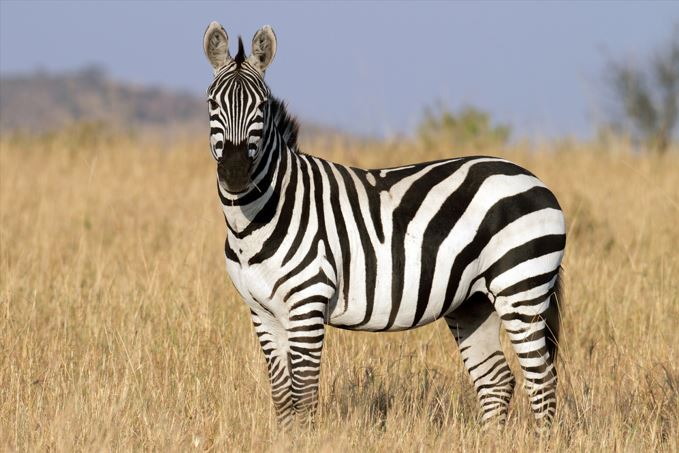
#> input picture images/zebra.jpg, 679 x 453 px
$ python MeanBlurrEdgeDetection.py
#> lines starting #> are read from the running program, lines starting #| are printed output that depends on the picture; after the words box and inside, x2 and y2 are one past the last pixel; in counts of white or black regions, pixels touching at a corner belong together
import cv2
import numpy as np
import os


def EdgeFilter(image, threshold=0.1):
    output = np.zeros_like(image)
    output[np.mean(image, axis=2) > threshold * 255] = (255, 255, 255)
    return output


def EdgeOverlay(image, edges, color=(0, 0, 255)):
    output = np.array(image, copy=True)
    if len(edges.shape) > 2:
        output[np.mean(edges, axis=2) > 0] = color
    else:
        output[edges > 0] = color
    return output


def LabelImage(image, label, color=(255, 255, 255)):
    output = np.array(image, copy=True)
    position = (10, 25)
    font = cv2.FONT_HERSHEY_SIMPLEX
    fontScale = 0.6
    thickness = 1
    return cv2.putText(
        output, label, position, font, fontScale, color, thickness, cv2.LINE_AA
    )


def LinearScaling(image):
    (h, w, c) = image.shape

    max = np.max(image, axis=(0, 1))
    min = np.min(image, axis=(0, 1))

    output = np.array(255 * ((image - min) / (max - min)), dtype="uint8")

    return output


def Difference(image1, image2):
    return np.array(abs(np.array(image1, dtype="int16") - image2), dtype="uint8")


def MeanBlur(image, kernelSize=5):
    (h, w, c) = image.shape
    output = np.zeros_like(image)

    kerRad = kernelSize // 2

    for i in range(0, h):
        for j in range(0, w):
            window = image[
                max(0, i - kerRad) : min(h, i + kerRad),
                max(0, j - kerRad) : min(w, j + kerRad),
            ]
            output[i][j] = np.mean(window, axis=(0, 1))
    return output


fileName = "zebra.jpg"

image = cv2.imread("images/" + fileName)
#> image is the input picture: shape (453, 679, 3); mean B, G, R 132.5, 152, 167.6
mean = MeanBlur(image, 5)

diff = Difference(image, mean)
scaled = LinearScaling(diff)
#> in LinearScaling, `max = np.max(image, axis=(0, 1))`: max = [130, 130, 128]
#> in LinearScaling, `min = np.min(image, axis=(0, 1))`: min = [0, 0, 0]

edgesLow = EdgeFilter(scaled, 0.15)
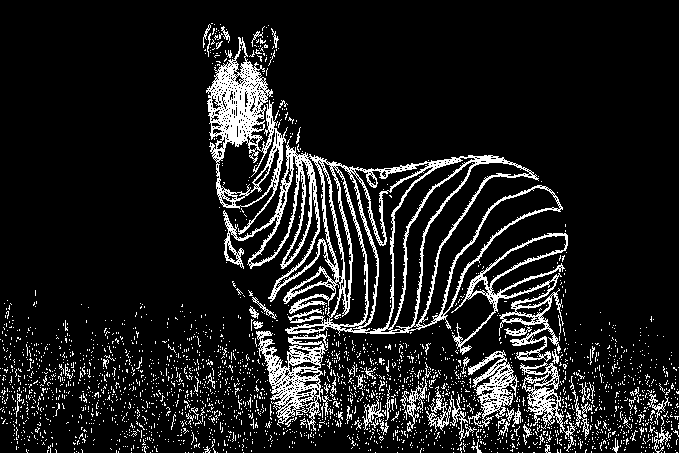
#> edgesLow: shape (453, 679, 3); 11.6% white in thin lines or dots
overlayLow = EdgeOverlay(image, edgesLow, color=(0, 0, 255))
#> in EdgeOverlay, `output[np.mean(edges, axis=2) > 0] = color`: output: shape (453, 679, 3); 11.64% of pixels changed, all inside (x1, y1, x2, y2) = (0, 23, 679, 453)

edgesHigh = EdgeFilter(scaled, 0.23)
#> edgesHigh: shape (453, 679, 3); 6.7% white in thin lines or dots
overlayHigh = EdgeOverlay(image, edgesHigh, color=(0, 255, 0))
#> in EdgeOverlay (call 2), `output[np.mean(edges, axis=2) > 0] = color`: output: shape (453, 679, 3); 6.69% of pixels changed, all inside (x1, y1, x2, y2) = (2, 26, 679, 453)

doubleBlurr = EdgeFilter(
    LinearScaling(Difference(MeanBlur(edgesHigh, 3), edgesHigh)), 0.63
)
#> call 2 of MeanBlur, with kernelSize = 3
#> after the loop in MeanBlur (call 2), `for i in range(0, h):`:
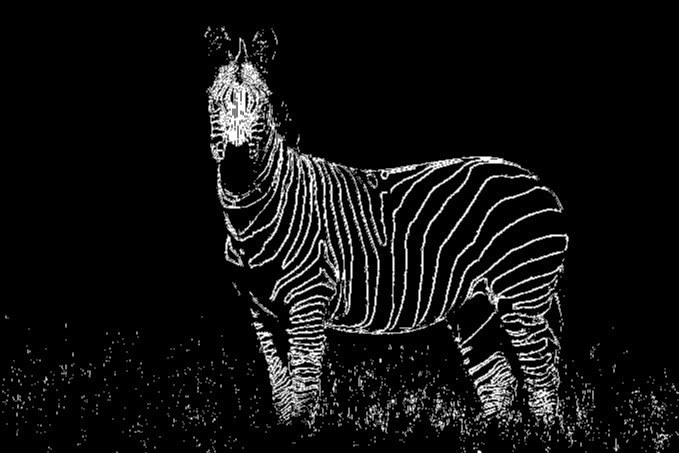
#> output: shape (453, 679, 3); min 0, max 255, mean 17
#> in Difference (call 2), `return np.array(abs(np.array(image1, dtype="int16") - image2), dtype="..`:
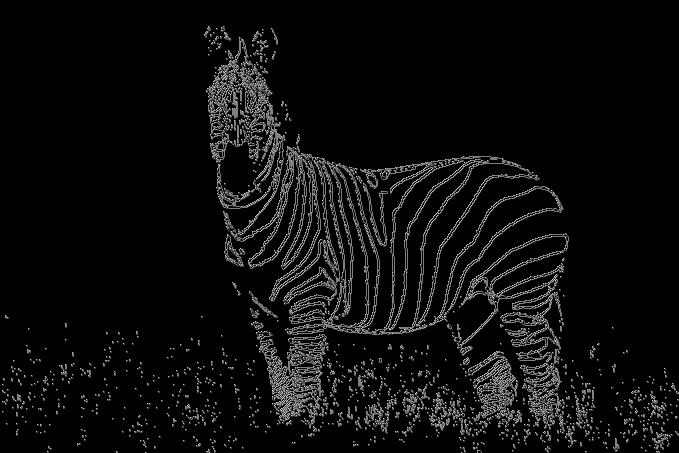
#> returned value: shape (453, 679, 3); min 0, max 192, mean 12.3
#> in EdgeFilter (call 3), `output = np.zeros_like(image)`: output: shape (453, 679, 3); every value is 0
doubleOverlay = EdgeOverlay(image, doubleBlurr, color=(0, 255, 0))

loss = edgesLow - doubleBlurr

stack = np.concatenate(
    (
        np.concatenate(
            (
                LabelImage(image, "Original"),
                LabelImage(mean, "Mean Blur"),
                LabelImage(diff, "Difference"),
            ),
            axis=1,
        ),
        np.concatenate(
            (
                LabelImage(scaled, "Linear Scaled Diff."),
                LabelImage(overlayLow, "Low Threshold Filtered Edge Overlay"),
                LabelImage(overlayHigh, "Higher Threshold Filtered Edge Overlay"),
            ),
            axis=1,
        ),
        np.concatenate(
            (
                LabelImage(doubleBlurr, "Double Blurr Noise Reduction"),
                LabelImage(doubleOverlay, "Double Blurr Overlay"),
                LabelImage(loss, "Edge Loss on Second Blurr (vs Low Threshold)"),
            ),
            axis=1,
        ),
    )
)
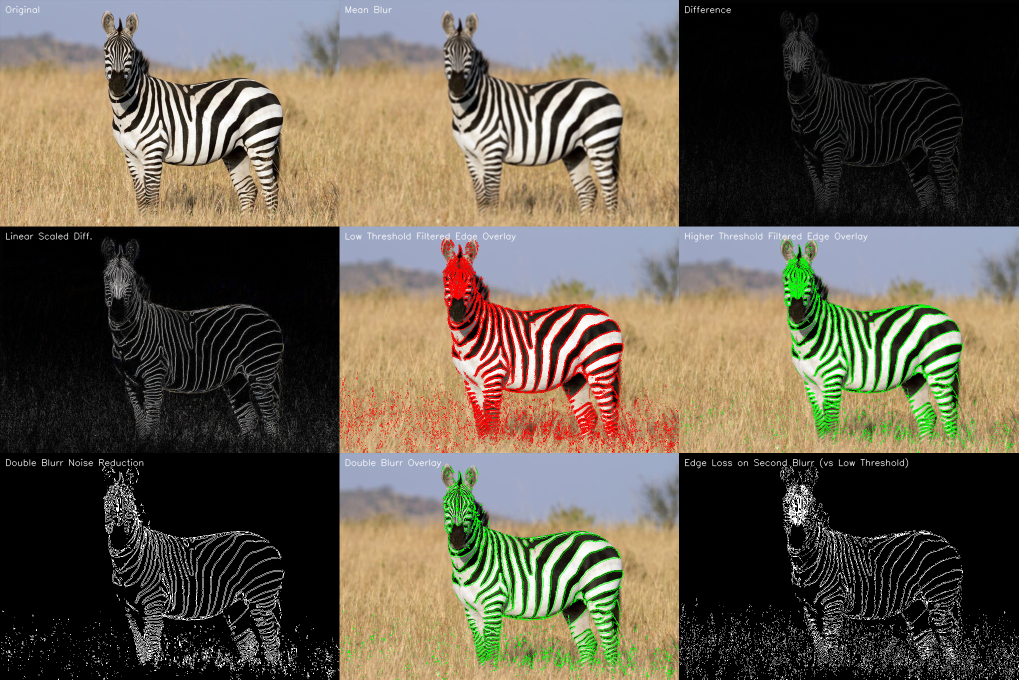
#> stack: shape (1359, 2037, 3) (shown at 1/2 size); mean B, G, R 77.3, 91.4, 99.2

cv2.imshow("Mean Blurr Edge Detection", stack)
cv2.waitKey(0)

cv2.destroyAllWindows()

cv2.imwrite("images/generated/Mean-" + fileName + "/", stack)

if not os.path.exists("images/generated/Mean-" + fileName):
    os.makedirs("images/generated/Mean-" + fileName)
cv2.imwrite("images/generated/Mean-zebra/blurred.jpg", mean)
cv2.imwrite("images/generated/Mean-zebra/diff.jpg", diff)
cv2.imwrite("images/generated/Mean-zebra/scaled.jpg", scaled)
cv2.imwrite("images/generated/Mean-zebra/edges.jpg", edgesHigh)
cv2.imwrite("images/generated/Mean-zebra/edgesLow.jpg", edgesLow)
cv2.imwrite("images/generated/Mean-zebra/overlay.jpg", overlayHigh)
cv2.imwrite("images/generated/Mean-zebra/overlayLow.jpg", overlayLow)
cv2.imwrite("images/generated/Mean-zebra/doubleBlurr.jpg", doubleBlurr)
cv2.imwrite("images/generated/Mean-zebra/doubleOverlay.jpg", doubleOverlay)
cv2.imwrite("images/generated/Mean-zebra/doubleLoss.jpg", loss)


canny = cv2.Canny(image, 220, 250)
#> canny: shape (453, 679); 5.7% white in thin lines or dots
canny = np.dstack([canny, canny, canny])
#> canny: shape (453, 679, 3); 5.7% white in thin lines or dots

row1 = np.concatenate(
    (LabelImage(edgesHigh, "Blurr Edges"), LabelImage(canny, "Canny Edges")), axis=1
)
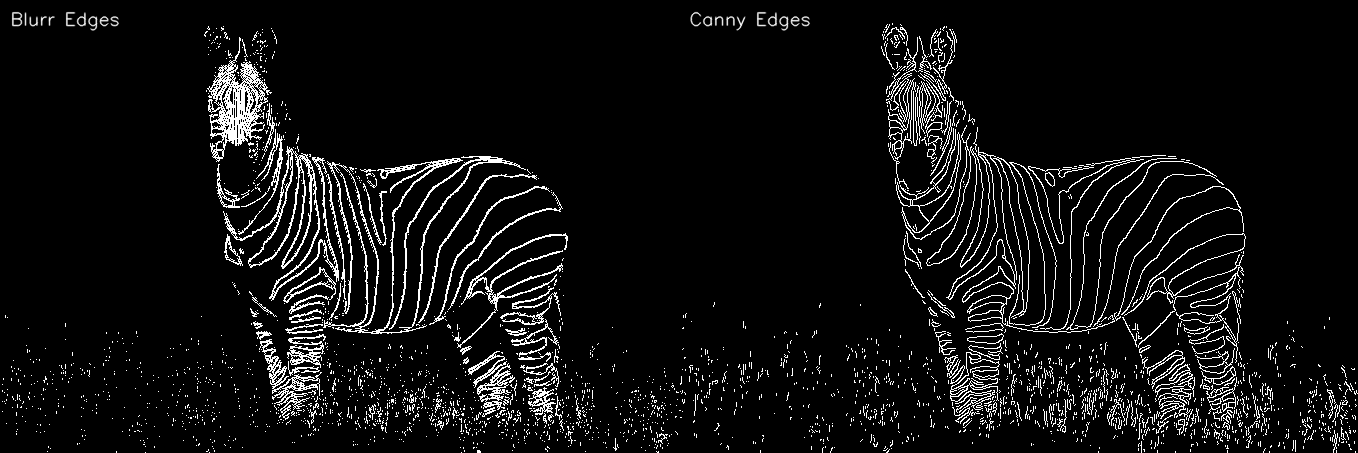
#> row1: shape (453, 1358, 3); min 0, max 255, mean 16
row2 = np.concatenate(
    (
        LabelImage(EdgeOverlay(image, edgesHigh), "Blurr Overlay"),
        LabelImage(EdgeOverlay(image, canny), "Canny Overlay"),
    ),
    axis=1,
)
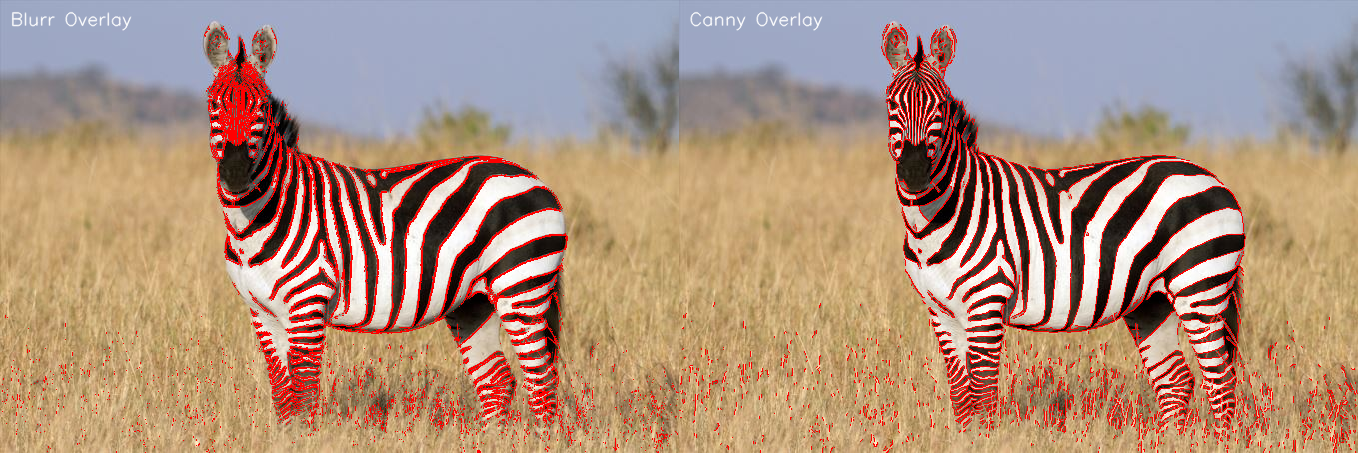
#> row2: shape (453, 1358, 3); mean B, G, R 126, 144.4, 174.8

meanVScanny = np.concatenate((row1, row2))
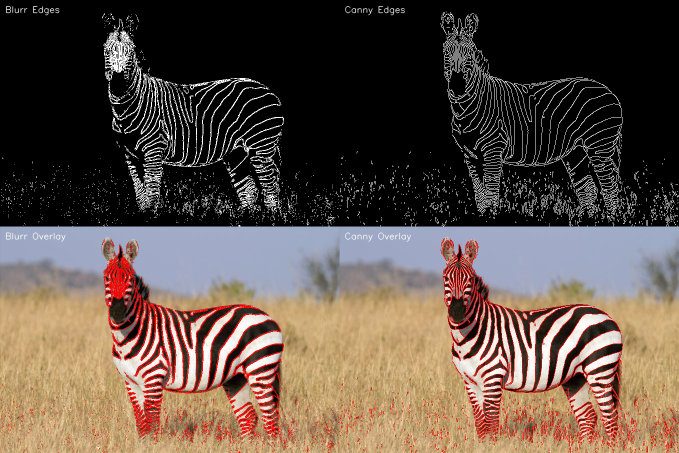
#> meanVScanny: shape (906, 1358, 3) (shown at 1/2 size); mean B, G, R 71, 80.2, 95.4
cv2.imshow("Mean Blurr vs Canny Edge Detection", meanVScanny)
cv2.waitKey(0)
cv2.destroyAllWindows()

cv2.imwrite("images/generated/Mean-zebra/VScanny.jpg", meanVScanny)

$ run again, with images/office.jpg copied over images/zebra.jpg
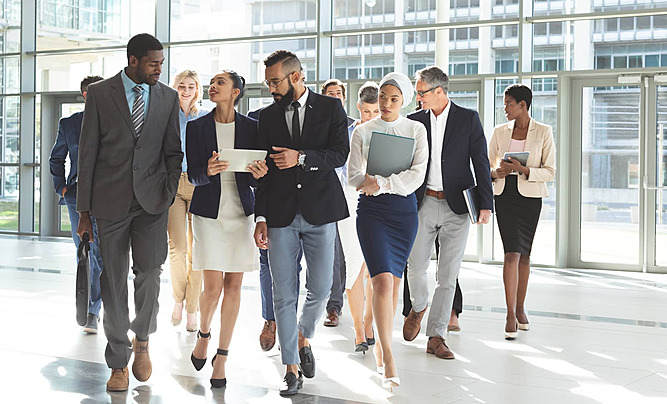
#> input picture images/office.jpg, 667 x 404 px
#> image is the input picture: shape (404, 667, 3); mean B, G, R 169.6, 171.7, 171.3
#> max = [195, 194, 195]
#> min = [0, 0, 0]
#> `edgesLow = EdgeFilter(scaled, 0.15)`:
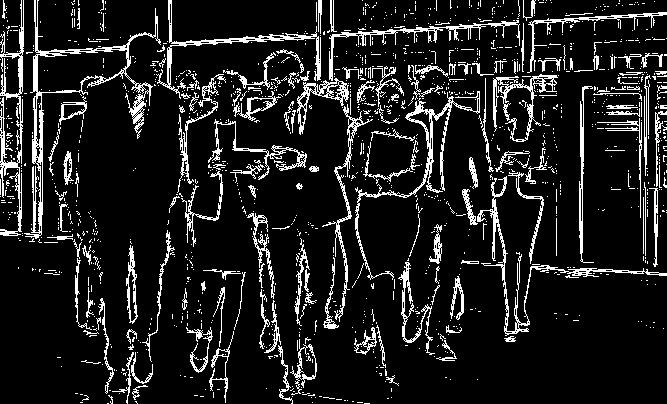
#> edgesLow: shape (404, 667, 3); 11.7% white in thin lines or dots
#> edgesHigh: shape (404, 667, 3); 6.3% white in thin lines or dots
#> `meanVScanny = np.concatenate((row1, row2))`:
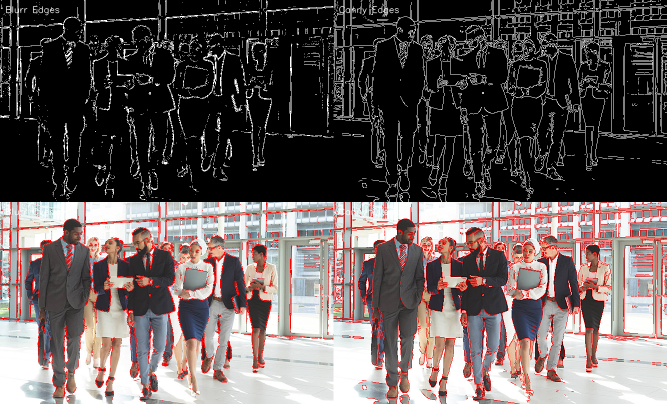
#> meanVScanny: shape (808, 1334, 3) (shown at 1/2 size); mean B, G, R 88.9, 89.8, 99.9
